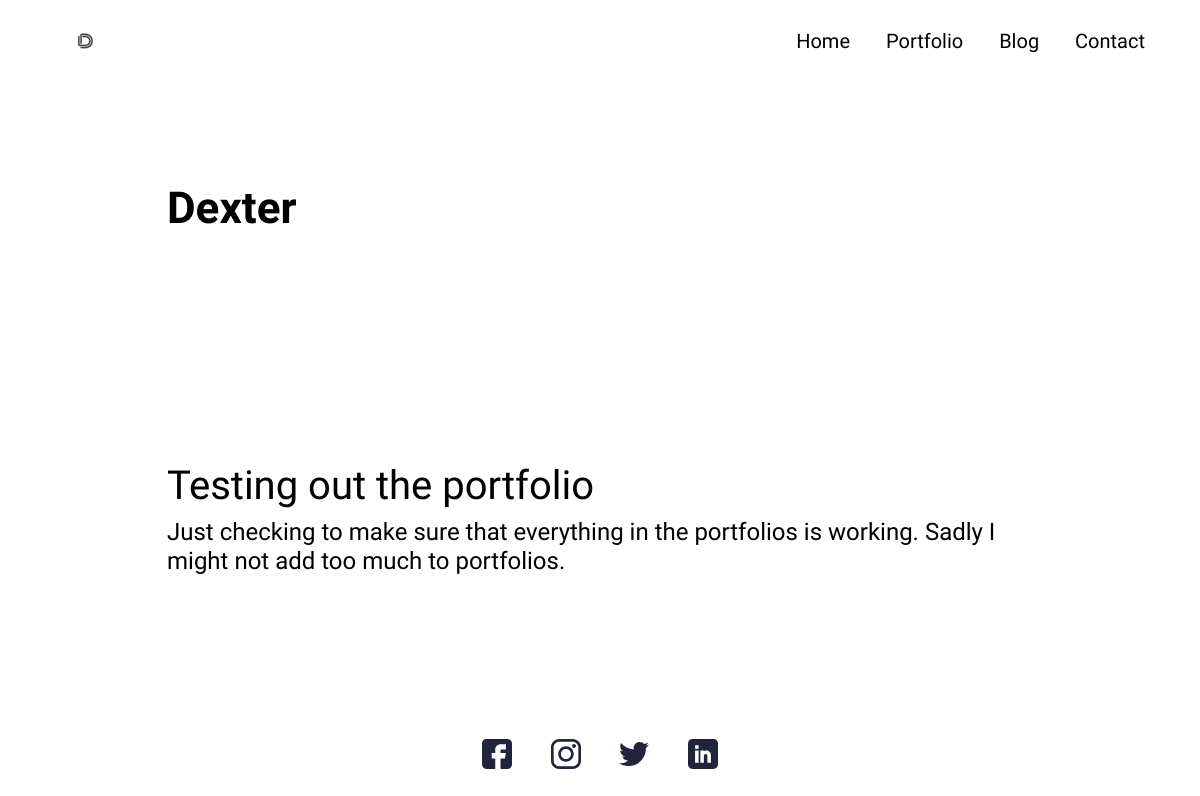
Page /portfolio/test on the committed database.
### main/models.py (models this page shows, shortened)
class Portfolio(models.Model):
    class Meta:
        verbose_name_plural = "Portfolio Profiles"
        verbose_name = "Portfolio"
        ordering = ["name"]
    date = models.DateTimeField(blank=True, null=True)
    name = models.CharField(max_length=200, blank=True, null=True)
    description = models.CharField(max_length=500, blank=True, null=True)
    body = RichTextField(blank=True, null=True)
    image = models.ImageField(blank=True, null=True, upload_to="portfolio")
    slug = models.SlugField(null=True, blank=True)
    is_active = models.BooleanField(default=True)

### main/views.py (the view)
class PortfolioDetailView(generic.DetailView):
    model = Portfolio
    template_name = "main/portfolio-detail.html"

### resume_demo/context_processors.py (called while the page is built)
def project_context(request):
    context = {
        "me": User.objects.first(),
    }
    return context

### main/templates/main/portfolio-detail.html (shortened to what this page needs)
{% extends 'main/base.html' %}
{% load static %}
    {% block content %}
    <section>
      <div class="innerPageBannerCol">
        <div class="container">
          <div class="row g-4 g-md-3  align-items-center">
            <div class="col-md-6">
              <div class="bannerContent">
                <h1 class="xlTitle pb-md-3">{{object.name|title}}</h1>
              </div>
            </div>
          </div>
        </div>
      </div>
    </section>
    <section>
      <div class="sectionSpaceSm">
        <div class="container">
          <p>{{object.body|safe}}
          </p>
        </div>
      </div>
    </section>
    {%endblock%}

### static/css/style.css (style rules this page uses)
:root { --primaryColor: black; --primaryDarkColor: black; --primaryHoverColor: black; --secondaryColor: #000; --baseColor: #000; --baseFont: 'Heebo', sans-serif; --titleFont: 'Courier Prime', monospace; --regular: 400; --medium: 500; --bold: 700; --black: 900; --lightBg: #F1F1F1; }
html { scroll-behavior: smooth; }
body { font-family: var(--baseFont); color: var(--baseColor); line-height: normal; }
.xlTitle { font-size: 44px; line-height: 1.3; font-weight: var(--bold); font-family: var(--titleFont) }
.sectionSpaceSm { padding: 35px 0; }
.innerPageBannerCol { padding: 180px 0 150px; }
@media (min-width:992px) { .container, .container-lg, .container-md, .container-sm, .container-xl, .container-xxl { max-width: 890px; } }

### rows in the picture
Portfolio: name "Dexter", body "Testing out the portfolio Just checking to make sure that everything in the portfolios is working. Sadly I might not add too much to portfolios."
